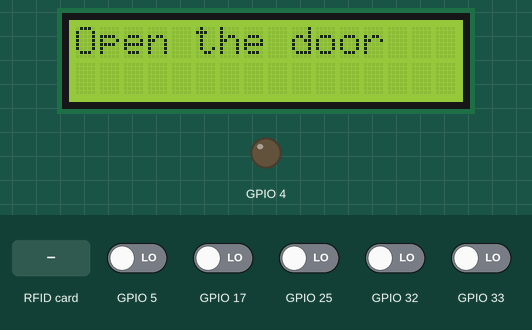
This program was run on a simulated ESP32. Parts: 16×2 character LCD, output pins drawn as LEDs (lit = HIGH). Inputs (shaded band) come from the test bench; at power-on: GPIO 5, GPIO 17, GPIO 25, GPIO 32, GPIO 33 LOW. WiFi joins after 1.5 s; servers stay silent unless stated; uploads are accepted with an empty reply; pins used as bus, display or sensor lines are not drawn; what the program prints to the serial monitor is not drawn.

Above: at 3.6 s.
3.7 s: RFID card 5E 7A 19 C4 held to the reader
At 5.0 s:
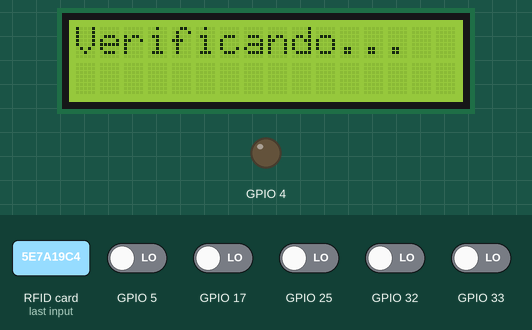
At 6.2 s:
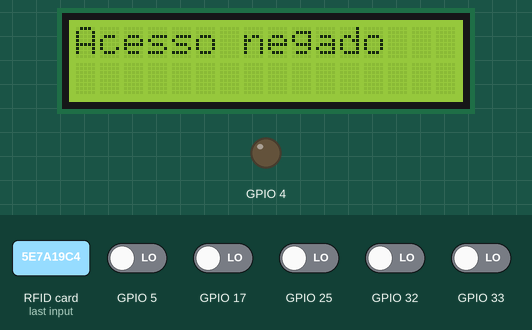
6.6 s: GPIO 5 driven HIGH
9.6 s: GPIO 5 driven LOW
At 10.6 s:
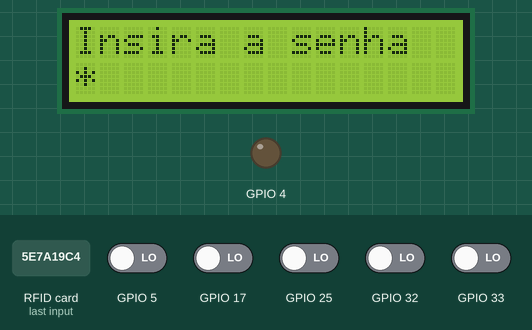
11.1 s: GPIO 25 driven HIGH
12.6 s: GPIO 25 driven LOW
At 13.7 s:
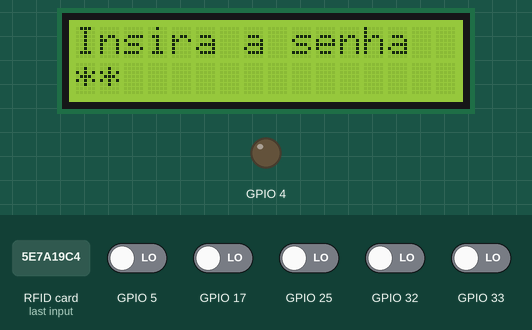
14.1 s: GPIO 32 driven HIGH
Timing chart, 0 to 16.6 s (numbered marks = the images above; inputs shaded):
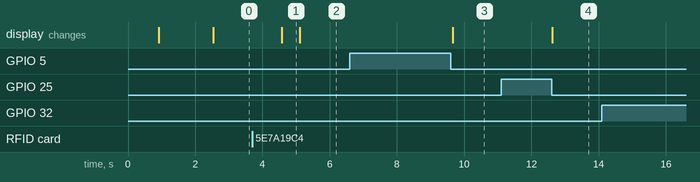

Measured:
- after the input at 3.7 s, the display: changes after 0.87 s (image 1)
- after the input at 6.6 s, every drawn part: stays the same
- after the input at 9.6 s, the display: changes after 0.07 s (image 3)
- after the input at 11.1 s, every drawn part: stays the same
- after the input at 12.6 s, the display: changes at once (image 4)
- after the input at 14.1 s, every drawn part: stays the same
- what the display in image 1 shows lasts 0.5 s, from 4.6 s to 5.1 s

The program:

main.cpp
```cpp
#include "System.h"

#include "Keyboard/Keyboard.h"

#include "Door/Door.h"
#include "Display/Display.h"
#include "Card/CardReader.h"

#include "Auth/PasswordParser.h"
#include "Auth/Auth.h"

enum State : int
{
    WAITING = 0,
    STARTING = 1,

    READING_PASSWORD = STARTING << 1,
    READING_CARD = READING_PASSWORD << 1,
    HANDLING_INPUT = READING_CARD | READING_PASSWORD,

    LED_YELLOW = READING_CARD << 1,
    LED_RED = LED_YELLOW << 1,
    LED_GREEN = LED_RED << 1,
    LEDS_OFF = LED_GREEN << 1,
    LEDS_ON = LEDS_OFF << 1,

    VERIFY_PASSWORD = LED_GREEN << 1,
    VERIFY_CARD = VERIFY_PASSWORD << 1,
    REQUESTING_AUTH = VERIFY_CARD | VERIFY_PASSWORD,

    DENY_ACCESS = VERIFY_CARD << 1,
    GRANT_ACCESS = DENY_ACCESS << 1,

    PERFORMING_OPERATION = HANDLING_INPUT | REQUESTING_AUTH | DENY_ACCESS | GRANT_ACCESS
};

static bool EXIT_BUTTON_PRESSED = false;

State state = STARTING;
bool stateChanged = false;

#define ONCE_PER_STATE(handler) \
    if (stateChanged)           \
    handler

#define INTERVAL(control, timeout, action) \
    if (millis() - control > timeout)      \
    action

inline void SetState(State state)
{
    stateChanged = stateChanged || state != ::state;
    ::state = state;
}

inline bool HasState(State search)
{
    return ((int)state) & ((int)search);
}

inline void ToggleState(State targetState)
{
    SetState(static_cast<State>(((int)::state) ^ ((int)targetState)));
}

inline void AddState(State state)
{
    SetState(static_cast<State>(((int)::state) | ((int)state)));
}

inline void RemoveState(State state)
{
    LOG_INFO("removing state: " + String((int)state));
    SetState(static_cast<State>(((int)::state) & (~((int)state))));
}

inline bool IsWaiting()
{
    return ::state == WAITING;
}

void setup()
{
    LOG_INIT(9600);
    Door::Init(4, 17);
    Door::SetOpenTimeout(7000);

    Keyboard::Init(4, 4, new int[4]{12, 14, 27, 26}, new int[4]{25, 33, 32, 5});

    Keyboard::SetRow(0, new char[4]{'1', '2', '3', 'A'});
    Keyboard::SetRow(1, new char[4]{'4', '5', '6', 'B'});
    Keyboard::SetRow(2, new char[4]{'7', '8', '9', 'C'});
    Keyboard::SetRow(3, new char[4]{'*', '0', '#', 'D'});

    PasswordParser::SetTimeout(4000);
    PasswordParser::SetPasswordSize(4);

    Display::Init(0x27, 2, 16);

    CardReader::Init(16, 13);

    Auth::Init(AUTH_API_URL, LAB_NUMBER, WIFI_SSID, WIFI_PASSWORD);

    SetState(WAITING);

    LOG_INFO("setup finished");
}

static void wait()
{
    ONCE_PER_STATE(Display::Clear());
    ONCE_PER_STATE(Display::Write("Open the door"));

    ONCE_PER_STATE(LOG_INFO("open the door: waiting"));
}

static void processPassword()
{
    PasswordParser::ParsingState parsingState = PasswordParser::Parse();

    ONCE_PER_STATE(Display::Clear());
    ONCE_PER_STATE(Display::Write("Insira a senha"));
    ONCE_PER_STATE(Display::Cursor(1, 0));

    ONCE_PER_STATE(LOG_INFO("insira a senha"));

    if (parsingState & PasswordParser::ENDED)
    {
        if (parsingState == PasswordParser::ERROR)
        {
            LOG_WARN("error while parsing password");
            AddState(DENY_ACCESS);
        }
        else
        {
            LOG_INFO("parsing password finished");
            AddState(VERIFY_PASSWORD);
        }
        RemoveState(READING_PASSWORD);
    }
    else if (parsingState & PasswordParser::ACCEPTED)
    {
        Display::Write('*');
    }
}

static void verifyPassword()
{
    String password = PasswordParser::GetParsedPassword();

    ONCE_PER_STATE(Display::Clear());
    ONCE_PER_STATE(Display::Write("Verificando..."));

    ONCE_PER_STATE(LOG_INFO("verificando..."));

    if (Auth::VerifyPassword(password))
    {
        LOG_INFO("password accepted");
        AddState(GRANT_ACCESS);
    }
    else
    {
        LOG_INFO("invalid password");
        AddState(DENY_ACCESS);
    }

    RemoveState(VERIFY_PASSWORD);
}

static void processCard()
{
    if (CardReader::ReadCard() == CardReader::ERROR)
    {
        LOG_ERROR("fail to read card");
        AddState(DENY_ACCESS);
    }
    else
    {
        AddState(VERIFY_CARD);
        LOG_INFO("card read: " + CardReader::GetCardUID().HexString());
    }

    RemoveState(READING_CARD);
}

static void verifyCard()
{
    CardReader::UID inputUID = CardReader::GetCardUID();

    ONCE_PER_STATE(Display::Clear());
    ONCE_PER_STATE(Display::Write("Verificando..."));

    ONCE_PER_STATE(LOG_INFO("Verificando..."));

    if (Auth::VerifyCard(inputUID.HexString()))
    {
        AddState(GRANT_ACCESS);
    }
    else
    {
        LOG_INFO("invalid card");
        AddState(DENY_ACCESS);
    }

    RemoveState(VERIFY_CARD);
}

static void denyAccess()
{
    static unsigned long requestTime;

    ONCE_PER_STATE(Display::Clear());
    ONCE_PER_STATE(Display::Write("Acesso negado"));

    ONCE_PER_STATE(requestTime = millis());
    ONCE_PER_STATE(LOG_INFO("acesso negado"));

    INTERVAL(requestTime, 3000, RemoveState(DENY_ACCESS));
}

static void grantAccess()
{
    ONCE_PER_STATE({
        Display::Clear();
        Display::Write("Acesso permitido");
        LOG_INFO("acesso permitido");

        if (EXIT_BUTTON_PRESSED)
        {
            Door::IncreaseTimer();
        }
    });

    if (!Door::GrantAccess())
        RemoveState(GRANT_ACCESS);
}

static void buttonPressed()
{
    ONCE_PER_STATE({
        if (HasState(GRANT_ACCESS))
        {
            Door::IncreaseTimer();
        }
    });

    if (!Door::GrantAccess())
        EXIT_BUTTON_PRESSED = false;
}

static void checkInputs()
{
    if (!HasState(PERFORMING_OPERATION))
    {
        if (Keyboard::HasInput())
        {
            AddState(READING_PASSWORD);
            LOG_INFO("keyboard input found");
        }
        else if (CardReader::HasCard())
        {
            AddState(READING_CARD);
            LOG_INFO("card found");
        }
    }

    if (Door::OpenButtonPressed())
    {
        EXIT_BUTTON_PRESSED = true;
        LOG_INFO("door's button input found");
    }
}

static void processStates()
{
    State lastState = state;

    if (HasState(GRANT_ACCESS))
    {
        grantAccess();
    }
    else if (HasState(DENY_ACCESS))
    {
        denyAccess();
    }
    else if (HasState(REQUESTING_AUTH))
    {
        if (HasState(VERIFY_PASSWORD))
            verifyPassword();
        else if (HasState(VERIFY_CARD))
            verifyCard();
    }
    else if (HasState(HANDLING_INPUT))
    {
        if (HasState(READING_PASSWORD))
            processPassword();
        else if (HasState(READING_CARD))
            processCard();
    }
    else if (IsWaiting())
    {
        wait();
    }

    if (EXIT_BUTTON_PRESSED)
        buttonPressed();

    stateChanged = state != lastState;
}

void loop()
{
    checkInputs();
    processStates();
}
```

Auth.cpp
```cpp
#include "Auth.h"

#include "Logger.h"

#include <Arduino.h>
#include <ArduinoJson.h>
#include <WiFi.h>
#include <HTTPClient.h>

static String serviceUrl;
static int labNumber;

void Auth::Init(const char* authServiceUrl, int labNumber, const char *wifiSsid, const char *wifiPassword)
{
    ::serviceUrl = String(authServiceUrl) + "/access.php";
    ::labNumber = labNumber;

    WiFi.begin(wifiSsid, wifiPassword);

    LOG_INFO("Connecting wifi...");
    while (!WiFi.isConnected())
    {
        delay(100);
    }
    LOG_INFO("Wifi connected!");
}

static DynamicJsonDocument requestAuthenticationServer(String payload)
{
    HTTPClient client;

    client.setTimeout(10000);
    client.setReuse(false);

    const char* url = serviceUrl.c_str();

    LOG_INFO("sending: " + payload);
    LOG_INFO("to: " + url);

    client.begin(url);
    client.POST(payload);

    String responseJson = client.getString();

    LOG_INFO("response: " + responseJson);

    DynamicJsonDocument responseDocument(50);
    deserializeJson(responseDocument, responseJson);

    return responseDocument;
}

bool Auth::VerifyPassword(const String &password)
{
    LOG_INFO("checking password: " + password);

    DynamicJsonDocument response = requestAuthenticationServer(String("{\"lab\":\"") + labNumber + "\",\"password\": \"" + password + "\"}");
    return response["access"].as<String>() == "true";
}

bool Auth::VerifyCard(const String &cardCode) {
    LOG_INFO("read card: 0x" + cardCode);

    DynamicJsonDocument response = requestAuthenticationServer(String("{\"lab\":\"") + labNumber + "\",\"card\": \"" + cardCode + "\"}");
    return response["access"].as<String>() == "true";
}
```

Auth.h
```cpp
#pragma once

#include "Password.h"

namespace Auth {

    void Init(const char* authServiceUrl, int labNumber, const char* wifiSsid, const char* wifiPassword);

    bool VerifyPassword(const String& password);

    bool VerifyCard(const String& cardCode);
}
```

Password.h
```cpp
#pragma once

#include <Arduino.h>

struct Password {

    const int Size;
    char* Content;

    Password(int Size): Size(Size), Content(new char[Size]) {}

    Password(const Password&& other): Password(other.Size) {
        memcpy(Content, other.Content, other.Size);
    }

    Password(const Password& other): Password(other.Size) {
        memcpy(Content, other.Content, other.Size);
    }

    ~Password() {
        delete[] Content;
    }

    inline char& operator[] (int index) {
        return Content[index];
    }

    bool operator= (Password other) const {
        if(Size != other.Size)
            return false;

        for(int i = 0; i < Size; i++) {
            if(Content[i] != other[i])
                return false;
        }

        return true;
    }

};
```

PasswordParser.cpp
```cpp
#include "PasswordParser.h"

#include "Logger.h"
#include "Keyboard/Keyboard.h"

static int passwordSize = 4;
static char *inputBuffer;
static int bufferSize = 0;

static long timeout = 2000; // 2 seconds
static long lastKeyPressedTime;

static PasswordParser::ParsingState CurrentState = PasswordParser::STARTING;

static void changeToState(PasswordParser::ParsingState newState, bool fastSwitch = false)
{
    if ((CurrentState & PasswordParser::ENDED) && (newState & PasswordParser::READING_INPUT))
    {
        LOG_ERROR("illegal state change, from ENDED to READING_INPUT");
        return;
    }

    CurrentState = newState;
    if (fastSwitch)
    {
        LOG_INFO("fast switching state");
        PasswordParser::Parse();
    }
}

static void cleanData()
{
    if (inputBuffer)
        delete[] inputBuffer;

    bufferSize = 0;
}

static void prepareToRead()
{
    inputBuffer = new char[passwordSize + 1];
    inputBuffer[passwordSize] = '\0';

    lastKeyPressedTime = millis();

    changeToState(PasswordParser::READING_INPUT, true);
}

static void readInput()
{

    if (millis() - lastKeyPressedTime >= timeout)
    {
        changeToState(PasswordParser::ERROR);
        return;
    }

    if (!Keyboard::HasInput())
    {
        changeToState(PasswordParser::NONE);
        return;
    }

    char letter = Keyboard::GetPressed(true);
    inputBuffer[bufferSize] = letter;

    bufferSize++;
    lastKeyPressedTime = millis();

    if (bufferSize >= passwordSize)
    {
        changeToState(PasswordParser::ENDED);
    }
    else
    {
        changeToState(PasswordParser::ACCEPTED);
    }
}

static void prepareToRestart()
{
    LOG_INFO("restarting parser");
    cleanData();
    changeToState(PasswordParser::STARTING);
}

void PasswordParser::SetPasswordSize(int size)
{
    passwordSize = size;
}

void PasswordParser::SetTimeout(long timeout)
{
    ::timeout = timeout;
}

PasswordParser::ParsingState PasswordParser::Parse()
{
    switch (CurrentState)
    {
    case STARTING:
        prepareToRead();
        break;

    case READING_INPUT:
    case ACCEPTED:
    case NONE:
        readInput();
        break;

    case ERROR:
        LOG_INFO("recovering from error");

    case ENDED:
        prepareToRestart();
    }

    return CurrentState;
}

String PasswordParser::GetParsedPassword()
{
    if (CurrentState != ENDED)
    {
        LOG_WARN("trying to get password before parsing is finished");
    }

    inputBuffer[bufferSize] = '\0';

    return String(inputBuffer);
}
```

PasswordParser.h
```cpp
#pragma once

#include <Arduino.h>

namespace PasswordParser
{
    enum ParsingState {
        STARTING = 0,
        ACCEPTED = 1,
        NONE = ACCEPTED << 1,
        READING_INPUT = ACCEPTED | NONE,
        ERROR = NONE << 1,
        ENDED = ERROR | (ERROR << 1)
    };

    void SetPasswordSize(int size);

    void SetTimeout(long timeout);

    ParsingState Parse();

    void Reset();

    String GetParsedPassword();

} // namespace PasswordParser
```

CardReader.cpp
```cpp
#include "CardReader.h"

#include <Arduino.h>
#include <SPI.h>

#include <MFRC522.h>

static MFRC522* mfrc522;

static long lastReadTime = -1;
static long timeout;

void CardReader::Init(int rtsPin, int sdaPin)
{
    SPI.begin();

    mfrc522 = new MFRC522(sdaPin, rtsPin);
    mfrc522->PCD_Init();

    SetTimeout(2000);
}

void CardReader::SetTimeout(long millisseconds)
{
    ::timeout = millisseconds;
}

bool CardReader::HasCard()
{
    if (millis() - lastReadTime < timeout)
        return false;

    lastReadTime = millis();

    return mfrc522->PICC_IsNewCardPresent();
}

CardReader::ReadingState CardReader::ReadCard()
{
    if (mfrc522->PICC_ReadCardSerial())
        return CardReader::ENDED;
    else
        return CardReader::ERROR;
}

CardReader::UID CardReader::GetCardUID()
{
    MFRC522::Uid uid = mfrc522->uid;

    return UID(uid.size, uid.uidByte);
}
```

CardReader.h
```cpp
#pragma once

#include "UID.h"

namespace CardReader {

    enum ReadingState {
        READING,
        ENDED,
        ERROR
    };

    void Init(int rtsPin, int sdaPin);

    void SetTimeout(long millisseconds);

    bool HasCard();

    ReadingState ReadCard();

    UID GetCardUID();
}
```

UID.cpp
```cpp
#include "UID.h"

#include "System.h"

CardReader::UID::UID(byte Size, const byte *data)
{
    if (Size > 10)
    {
        LOG_ERROR("Unsupported UID size");
        Size = 10;
    }
    else if (Size < 0)
    {
        UID::Size = -1;
        return;
    }

    UID::Size = Size;

    for (int i = 0; i < Size; i++)
    {
        Bytes[i] = data[i];
    }
}

CardReader::UID CardReader::UID::invalid()
{
    return CardReader::UID(-1, nullptr);
}

bool CardReader::UID::isValid(const CardReader::UID &uid)
{
    return uid.Size > -1;
}

bool CardReader::UID::operator== (const CardReader::UID &other) const
{
    if (other.Size != Size)
        return false;

    for (int i = 0; i < Size; i++)
    {
        if (other.Bytes[i] != Bytes[i])
            return false;
    }

    return true;
}

String CardReader::UID::HexString() {
    String hex = "";

    for(int i = 0; i < Size; i++) {
        hex.concat(String(Bytes[i], HEX));
    }

    return hex;
}
```

UID.h
```cpp
#pragma once

#include <Arduino.h>

namespace CardReader
{
    struct UID
    {
        byte Bytes[10];
        byte Size;

        UID(byte size, const byte* data);

        static UID invalid();

        static bool isValid(const UID& uid);

        bool operator== (const UID& other) const;

        String HexString();
    };
}
```

Display.cpp
```cpp
#include "Display.h"

#include <LiquidCrystal_I2C.h>
#include <Wire.h>


static LiquidCrystal_I2C* lcd;

void Display::Init(int address, int rows, int colums) {
    Wire.begin();

    lcd = new LiquidCrystal_I2C(address, rows, colums);
    lcd->init();

    On();
    lcd->noCursor();
}

void Display::Write(const String& text) {
    lcd->print(text);
}

void Display::Write(char character) {
    lcd->print(character);
}

void Display::Cursor(int row, int column) {
    lcd->setCursor(column, row);
}

void Display::Clear() {
    lcd->clear();
}

void Display::Off() {
    lcd->noBacklight();
}

void Display::On() {
    lcd->backlight();
}
```

Display.h
```cpp
#pragma once

#include <Arduino.h>

namespace Display {

    void Init(int address, int rows, int columns);

    void Write(const String& text);

    void Write(char character);

    void Cursor(int row, int column);

    void Clear();

    void Off();

    void On();
}
```

Door.cpp
```cpp
#include "Door.h"

#include "Logger.h"
#include <Arduino.h>

static int doorLockPort;
static int openButtonPort;
static bool highOnClose;

static bool isOpened;
static bool openButtonBeingPressed;

static long openTimeout = 0;
static long openTime = 0;

static void open()
{
    LOG_INFO("opening door");
    digitalWrite(doorLockPort, highOnClose ? LOW : HIGH);
    isOpened = true;
}

static void close()
{
    LOG_INFO("closing door");
    digitalWrite(doorLockPort, highOnClose ? HIGH : LOW);
    isOpened = false;
}

void Door::Init(int doorLockPort, int openButtonPort)
{
    ::doorLockPort = doorLockPort;
    ::openButtonPort = openButtonPort;

    openButtonBeingPressed = false;

    SetHighOnClose(false);

    pinMode(doorLockPort, OUTPUT);
    pinMode(openButtonPort, INPUT);

    close();
}

bool Door::OpenButtonPressed()
{
    bool pressed = digitalRead(openButtonPort) == HIGH? true : false;

    if(pressed) {
        openButtonBeingPressed = true;
    } else {
        if(openButtonBeingPressed) {
            openButtonBeingPressed = false;
            return true;
        }
    }

    return false;
}

void Door::SetOpenTimeout(long millisseconds)
{
    openTimeout = millisseconds;
}

bool Door::IsOpened()
{
    return isOpened;
}

void Door::SetHighOnClose(bool state)
{
    highOnClose = state;
}

bool Door::GrantAccess()
{
    if (!IsOpened())
    {
        open();
        openTime = millis();

        return true;
    }

    if (millis() - openTime >= openTimeout)
    {
        close();
        return false;
    }

    return true;
}

void Door::IncreaseTimer() {

    if(!IsOpened())
    {
        LOG_ERROR("tried to increase timer of closed door");
        return;
    }

    openTime += (openTimeout * 3) / 4; // increases time in 75% of timeout
}
```

Door.h
```cpp
#pragma once

namespace Door
{
    void Init(int doorLockPort, int openButtonPort);

    void SetHighOnClose(bool state);

    void SetOpenTimeout(long millisseconds);

    bool OpenButtonPressed();

    bool IsOpened();

    bool GrantAccess();

    void IncreaseTimer();
}
```

Keyboard.h
```cpp
#pragma once

namespace Keyboard {

    const char NULL_CHAR = '\0';

    void Init(int rowCount, int columnCount, const int *rowPins, const int* columnPins);

    void SetRow(int row, char* characters);

    bool HasInput();

    char GetPressed(bool blocking = false);
}
```

Source omitted: Keyboard.cpp (2935 bytes), Logger.h (445 bytes), System.h (311 bytes)
